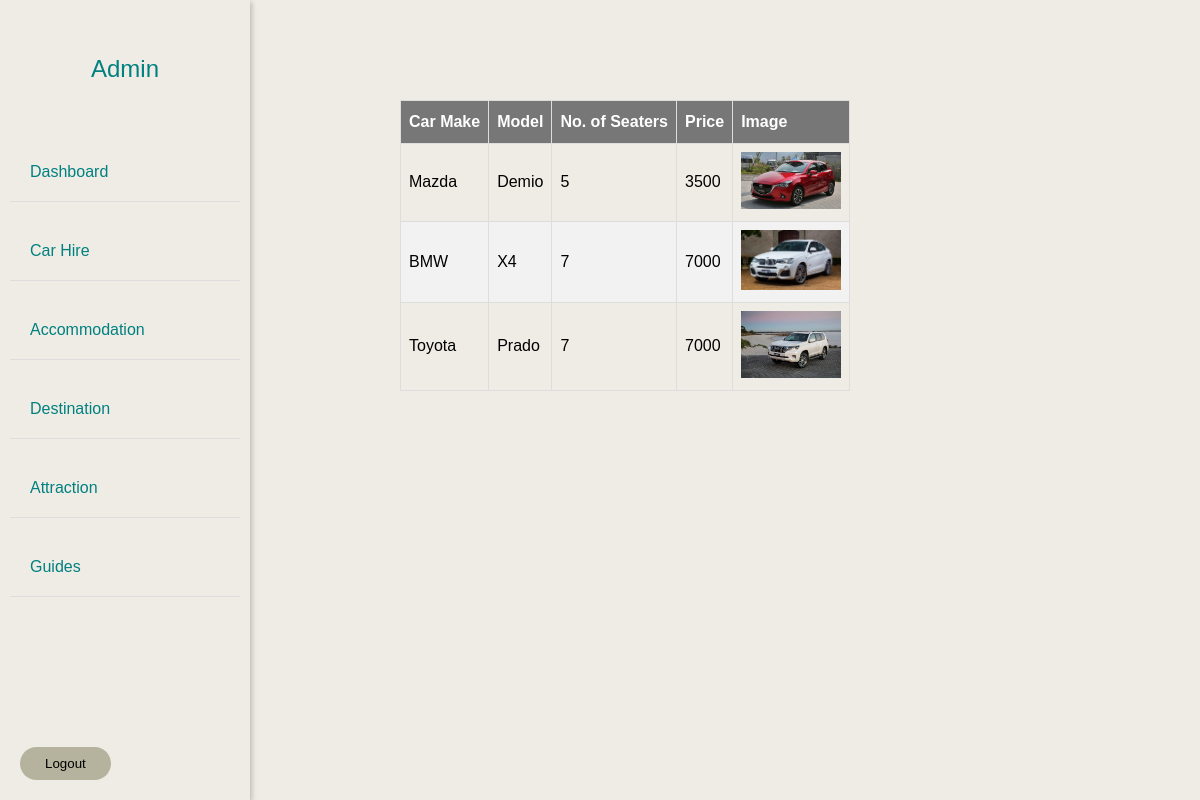
/addnew/carsforhirelist/, run on the app's committed database.
### Karibu_Kilifi/models.py (models this page shows, shortened)
class carHire(models.Model):
    make = models.CharField(max_length=25, verbose_name='Car Make')
    model = models.CharField(max_length=25, verbose_name='Car Model')
    seater = models.IntegerField(verbose_name='Seater')
    image = models.ImageField(verbose_name='Car Image', upload_to='images/', blank=True, null=True)
    price = models.IntegerField(verbose_name='Hiring Price')
    plate = models.CharField(max_length=8, verbose_name='Number Plate')
    description = models.TextField(max_length=100, verbose_name='Car Description', blank=True)

### Karibu_Kilifi/views.py (the view)
# urls.py: path('addnew/carsforhirelist/', carHire_list),
def carHire_list(request):
    carhireList = carHire.objects.all()
    return render(request, 'Car Hire/Admin/carhire_list.html', {"hire": carhireList})

### templates/Car Hire/Admin/carhire_list.html (shortened to what this page needs)
{% extends 'AdminIndex.html' %}
{% block content %}
<div class="tablelist">
<table id="cars">
    <thead>
        <tr>
            <th>Car Make</th>
            <th>Model</th>
            <th>No. of Seaters</th>
            <th>Price</th>
            <th>Image</th>
        </tr>
    </thead>
    <tbody>
    {% for cars in hire %}
    <tr>
        <td> {{cars.make}} </td>
        <td>{{ cars.model }}</td>
        <td>{{ cars.seater }}</td>
        <td>{{ cars.price }}</td>
        <td>
            {% if cars.image %}
                <img src="{{ cars.image.url }}" alt="Car Image" style="max-width: 100px; max-height: 100px;">
            {% else %}
                No Image Available
            {% endif %}
        </td>
    </tr>
        {% endfor %}
    </tbody>
</table>
</div>
{% endblock %}

### static/admincss.css (style rules this page uses)
body, h1, h2, h3, p, ul { margin: 0; padding: 0; background-color: #eeece4; }
body { font-family: Arial, sans-serif; display: flex; }
body, h1, h2, h3, p { margin: 0; padding: 0; }
body { font-family: Arial, sans-serif; }
#cars { font-family: "Trebuchet MS", Arial, Helvetica, sans-serif; border-collapse: collapse; width: 100%; }
#cars td, #cars th { border: 1px solid #ddd; padding: 8px; }
#cars tr:nth-child(even) { background-color: #f2f2f2; }
#cars th { padding-top: 12px; padding-bottom: 12px; text-align: left; background-color: #777777; color: white; }
.tablelist { padding-top: 100px; }

### data on the page
carHire: make "Mazda", model "Demio", seater "5", price "3500", image (picture)
carHire: make "BMW", model "X4", seater "7", price "7000", image (picture)
carHire: make "Toyota", model "Prado", seater "7", price "7000", image (picture)
